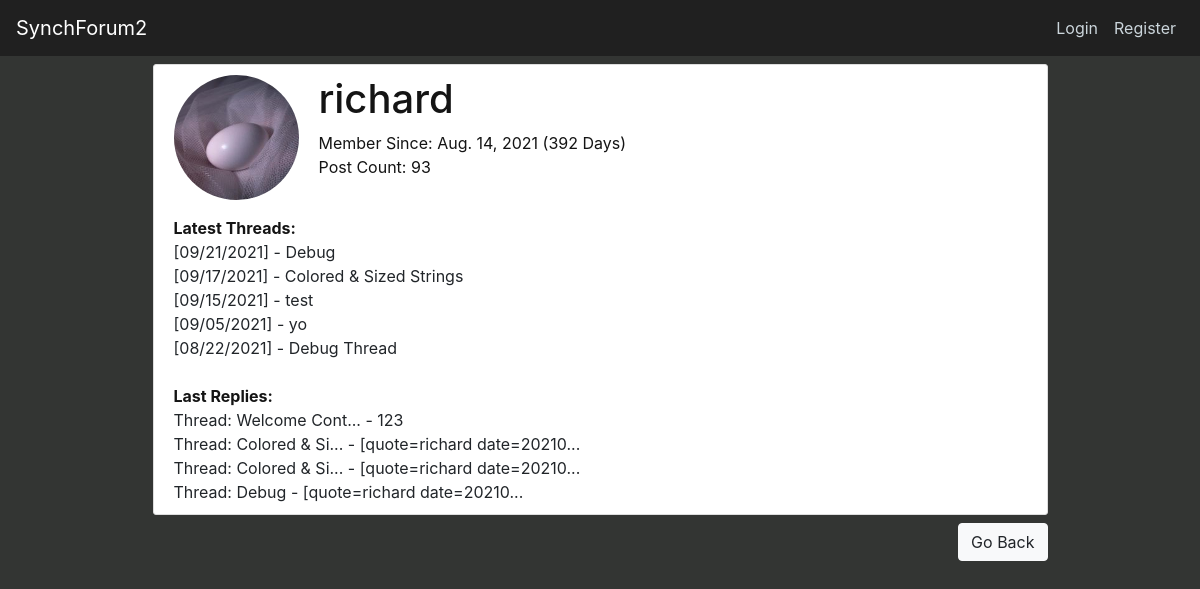
The app's page /profile/richard/ with its own data.
### users/models.py (models this page shows, shortened)
class Profile(models.Model):
    user = models.OneToOneField(User, on_delete=models.CASCADE)
    image = models.ImageField(default='profile_pics/default.jpg', upload_to=profileImagePath, storage=ProfileOverwriteStorage)
    userLevel = models.IntegerField(default=1)
    usernameChangeCount = models.IntegerField(default=0)
    def getPostCount(self):
        return len(self.user.post_set.all())

### forum/models.py (models this page shows, shortened)
class Post(models.Model):
    subforum = models.ForeignKey(Subforum, on_delete=models.SET_NULL, null=True)
    thread = models.ForeignKey(Thread, on_delete=models.SET_NULL, null=True)
    author = models.ForeignKey(User, on_delete=models.SET_NULL, null=True)
    content = models.TextField()
    date_posted = models.DateTimeField(default=timezone.now)

class Thread(models.Model):
    subforum = models.ForeignKey(Subforum, on_delete=models.SET_NULL, null=True)
    author = models.ForeignKey(User, on_delete=models.SET_NULL, null=True)
    title = models.CharField(max_length=256)
    viewCount = models.IntegerField(default=0)
    isLocked = models.BooleanField(default=False)
    date_posted = models.DateTimeField(default=timezone.now)
    last_post_date = models.DateTimeField(default=timezone.now)
    def getTitle(self):
        title = self.title
        if self.isLocked:
            title = title + " (Locked)"
        return title

### users/views.py (the view)
# urls.py: path('profile/<str:username>/', user_views.publicProfile, name='public-profile'),
def publicProfile(request, username):
    userData = User.objects.filter(username=username).first()
    if userData == None:
        return render(request, 'forum/message.html', {'displayMessage': 'User not found!'})
    latestThreadList = forum_models.Thread.objects.filter(author=userData).exclude(isLocked=True).order_by('-date_posted')[:5]
    lastReplyList = forum_models.Post.objects.filter(author=userData).order_by('-date_posted')[:5]
    return render(request, 'users/public_profile.html', {'userData': userData, 'latestThreadList': latestThreadList, 'lastReplyList': lastReplyList})

### forum/templatetags/custom_filters.py (called while the page is built, shortened)
@register.filter
def dateString(targetDate, targetType):
    strDate = str(dateformat.format(targetDate.astimezone(timezonePYTZ('US/Eastern')), 'm/d/Y'))
    strTime = str(targetDate.astimezone(timezonePYTZ('US/Eastern'))).split(' ')[1][0:5]
    strSuffix = 'AM'
    if strTime[0:2].isnumeric() and int(strTime[0:2]) > 12:
        strTime = str(int(strTime[0:2]) - 12) + strTime[2::]
        strSuffix = 'PM'
    if strTime[0] == '0':
        strTime = strTime[1::]
    if targetType == 'Time':
        return strTime + ' ' + strSuffix
    elif targetType == 'Date':
        return strDate
    else:
        return ''

@register.filter
def trimString(targetString, maxLength):
    if len(targetString) > int(maxLength):
        targetString = targetString[0:int(maxLength)] + '...'
    return targetString

@register.filter
def daysSince(targetDate):
    return str(((timezone.now() - targetDate).days) - 1)

### users/templates/users/public_profile.html
{% extends "forum/base.html" %}
{% load custom_filters %}
{% load widget_tweaks %}
{% block content %}
	<div align="center">
		<div class="col-md-10">
			<div class="content-section mb-2" align="left" style="margin-bottom: 0px;">
				<div class="media">
					<img class="rounded-circle account-img" src="{{ userData.profile.image.url }}">
					<div class="media-body" align="left">
						<h2 class="account-heading">{{ userData.username }}</h2>
						Member Since: {{ userData.date_joined.date }} ({{ userData.date_joined|daysSince }} Days)<br>
						Post Count: {{ userData.profile.getPostCount }}
					</div>
				</div>
				<div>
					<b>Latest Threads:</b><br>
					{% for threadData in latestThreadList %}
						<a href="{% url 'post-list' threadData.subforum.titleURL threadData.id %}" style="color: #212529;">
							[{{ threadData.date_posted|dateString:'Date' }}] - {{ threadData.getTitle|trimString:'25' }}<br>
						</a>
					{% endfor %}
					<br>
					<b>Last Replies:</b><br>
					{% for postData in lastReplyList %}
						{% if postData.thread.isLocked == False %}
							<a href="{% url 'post-list' postData.subforum.titleURL postData.thread.id %}" style="color: #212529;">
								Thread: {{ postData.thread.getTitle|trimString:'12' }} - {{ postData.content|trimString:'25' }}<br>
							</a>
						{% endif %}
					{% endfor %}
				</div>
			</div>
			<div class="mb-2" align="right">
				<a class="btn btn-light" href="http://{{ request.session.previousURL }}">Go Back</a>
			</div>
		</div>
	</div>
{% endblock content %}

### forum/templates/forum/base.html (shortened to what this page needs)
{% load static %}
<!DOCTYPE html>
<html>
	<head>
		<link rel="stylesheet" href="https://maxcdn.bootstrapcdn.com/bootstrap/4.0.0/css/bootstrap.min.css">
		<link rel="stylesheet" type="text/css" href="{% static 'forum/main.css' %}">
	</head>
	<body>
		<header class="site-header">
		    <nav class="navbar navbar-expand-md navbar-dark bg-steel fixed-top">
				<a class="navbar-brand" href="{% url 'subforum-list' %}">SynchForum2</a>
				<div class="collapse navbar-collapse" id="navbarToggle">
					<div class="navbar-nav">
						{% if user.is_authenticated %}
							<a class="nav-item nav-link" href="{% url 'profile' %}">Profile</a>
							<a class="nav-item nav-link" href="{% url 'logout' %}">Logout</a>
						{% else %}
							<a class="nav-item nav-link" href="{% url 'login' %}">Login</a>
							<a class="nav-item nav-link" href="{% url 'register' %}">Register</a>
						{% endif %}
					</div>
				</div>
		    </nav>
		</header>
		<main role="main" class="container">
			{% block content %}{% endblock %}
		</main>
	</body>
</html>

### forum/static/forum/main.css (style rules this page uses)
body { background: #333533; color: #141414; margin-top: 4rem; }
h1, h2, h3, h4, h5, h6 { color: #141414; }
.bg-steel { background-color: #202020; }
.site-header .navbar-nav .nav-link { color: #cbd5db; }
.content-section { background: #ffffff; padding: 10px 20px; border: 1px solid #dddddd; border-radius: 3px; margin-bottom: 20px; }
.account-img { height: 125px; width: 125px; margin-right: 20px; margin-bottom: 16px; }
.account-heading { font-size: 2.5rem; }

### records on screen
Thread: date_posted "09/21/2021", getTitle "Debug"
Thread: date_posted "09/17/2021", getTitle "Colored & Sized Strings"
Thread: date_posted "09/15/2021", getTitle "test"
Thread: date_posted "09/05/2021", getTitle "yo"
Thread: date_posted "08/22/2021", getTitle "Debug Thread"
Post: thread.getTitle "Welcome Cont...", content "123"
Post: thread.getTitle "Colored & Si...", content "[quote=richard date=20210..."
Post: thread.getTitle "Colored & Si...", content "[quote=richard date=20210..."
Post: thread.getTitle "Debug", content "[quote=richard date=20210..."

### other values on screen
{{ userData.username }} "richard"
{{ userData.date_joined.date }} "Aug. 14, 2021"
{{ userData.date_joined|daysSince }} "392"
{{ userData.profile.getPostCount }} "93"
